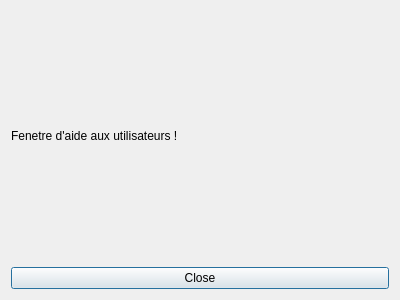
<?xml version="1.0" encoding="UTF-8"?>
<ui version="4.0">
 <class>Aide</class>
 <widget class="QDialog" name="Aide">
  <property name="geometry">
   <rect>
    <x>0</x>
    <y>0</y>
    <width>400</width>
    <height>300</height>
   </rect>
  </property>
  <property name="windowTitle">
   <string>Dialog</string>
  </property>
  <layout class="QGridLayout" name="gridLayout">
   <item row="0" column="0">
    <widget class="QLabel" name="label">
     <property name="text">
      <string>Fenetre d'aide aux utilisateurs !</string>
     </property>
    </widget>
   </item>
   <item row="1" column="0">
    <widget class="QPushButton" name="pushButton">
     <property name="text">
      <string>Close</string>
     </property>
    </widget>
   </item>
  </layout>
 </widget>
 <resources/>
 <connections/>
</ui>
